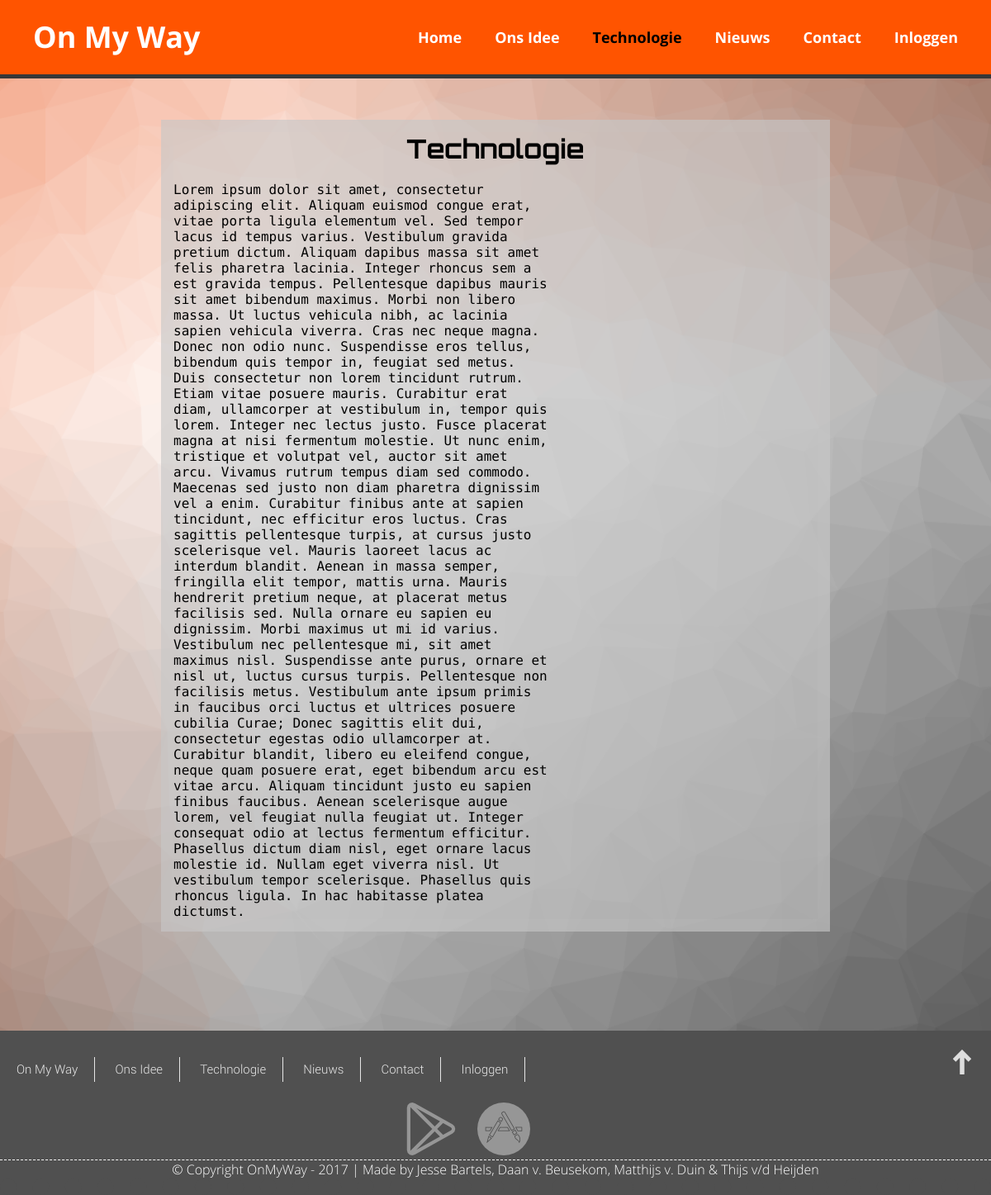
Screenshot of /technology.php with the database file from the repository.
### tables this page shows
CREATE TABLE `txt` (
  `txt_id` int(11) NOT NULL,
  `category_id` int(1) NOT NULL,
  `txt_title` varchar(255) NOT NULL,
  `txt_content` text NOT NULL,
  `post_by` int(11) NOT NULL,
  `txt_date` date NOT NULL,
  `txt_visible` int(11) NOT NULL
);

### technology.php (the view, shortened to what this page needs)
<?php
include "top.php";
$SQL = "SELECT `txt_id`, `category_id`, `txt_title`, `txt_content`, `post_by`, `txt_date`, `txt_visible` FROM `txt` WHERE txt_id='3'";
$result = $connection->query($SQL);
?>
    <div class="text">
	   <?php
            while($row = $result->fetch_assoc()){
        ?>
			<div class="text-title animated bounce">
				<h1><?php echo $row['txt_title']?></h1>
			</div>
			<div class="text-text">
				<p><?php echo $row['txt_content']?> </p>
			</div>
        <?php
            }
        ?>
    </div>
<?php
include "bottom.php";
?>

### CSS/main_stylesheet.css (style rules this page uses)
* { margin: 0; padding: 0; }
html { background-color: rgb(235,235,235); background-image: url("../IMG/Background/background-2.png"); background-attachment: fixed; background-position: center; -webkit-background-size: cover; -moz-background-size: cover; -o-background-size: cover; background-size: cover; background-repeat: no-repeat; width: 100%; height: (100% + 800px); min-width: 1000px; }
.text { max-width: 780px; Margin-top: 50px; position: center; margin-right: auto; margin-left: auto; background-color: rgba(199, 199, 199, 0.6); border-style: solid; border-width: 15px; border-color: rgba(199, 199, 199, 0.1); }
.text h1 { font-family: 'Orbitron', sans-serif; }
.text-title { display: flex; }
.text-title>h1 { margin-right: auto; margin-left: auto; text-align: center; }
.text-text { display: flex; margin-top:20px; }
.text-text p { max-width: 2000px; margin-right: auto; text-align: left; }

### CSS/wide_stylesheet.css (style rules this page uses)
html { background-color: rgb(235,235,235); background-image: url("../IMG/Background/background-2.png"); background-attachment: fixed; background-position: center; -webkit-background-size: cover; -moz-background-size: cover; -o-background-size: cover; background-size: cover; background-repeat: no-repeat; width: 100%; height: 100%; min-width: 1000px; }
body { width: 100%; height: 100%; }

### CSS/small_stylesheet.css (style rules this page uses)
* { margin: 0; padding: 0; }
html { background-color: rgb(235,235,235); background-image: url("../IMG/Background/background-2.png"); background-attachment: fixed; background-position: center; -webkit-background-size: cover; -moz-background-size: cover; -o-background-size: cover; background-size: cover; background-repeat: no-repeat; width: 100%; height: (100% + 800px); }
.text { max-width: 780px; Margin-top: 50px; position: center; margin-right: auto; margin-left: auto; background-color: rgba(199, 199, 199, 0.6); border-style: solid; border-width: 15px; border-color: rgba(199, 199, 199, 0.1); }
.text h1 { font-family: 'Orbitron', sans-serif; }
.text-title { display: flex; }
.text-title h1 { margin-right: auto; margin-left: auto; text-align: center; }
.text-text { display: flex; margin-top:20px; }
.text-text p { max-width: 2000px; margin-right: auto; text-align: left; }

### rows the page displays
txt: txt_title "Technologie", txt_content "Lorem ipsum dolor sit amet, consectetur adipiscing elit. Aliquam euismod congue erat, vitae porta ligula elementum vel. Sed tempor lacus id tempus varius. Vestibulum gravida pretium dictum. Aliquam dapibus massa sit amet felis pharetra lacinia. Integer rhoncus sem a est gravida tempus. Pellentesque dapibus mauris sit amet bibendum maximus. Morbi non libero massa. Ut luctus vehicula nibh, ac lacinia sapien vehicula viverra. Cras nec neque magna. Donec non odio nunc. Suspendisse eros tellus, bibendum quis tempor in, feugiat sed metus. Duis consectetur non lorem tincidunt rutrum. Etiam vitae posuere mauris. Curabitur erat diam, ullamcorper at vestibulum in, tempor quis lorem. Integer nec…"
